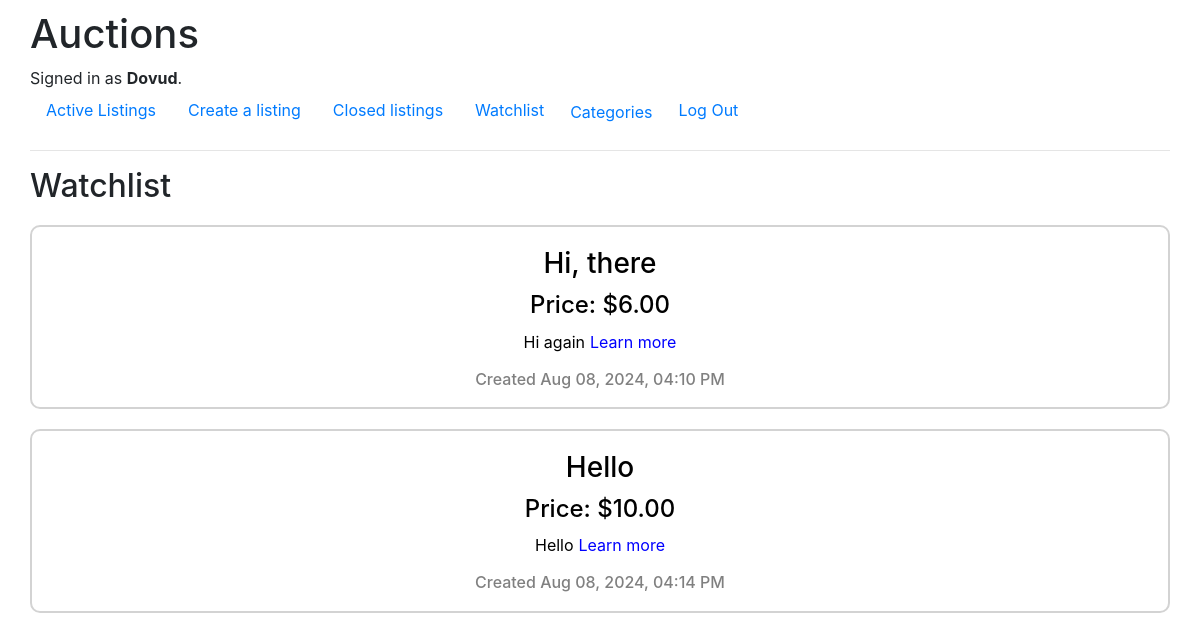
Before: /watchlist (signed in) with the older database file.
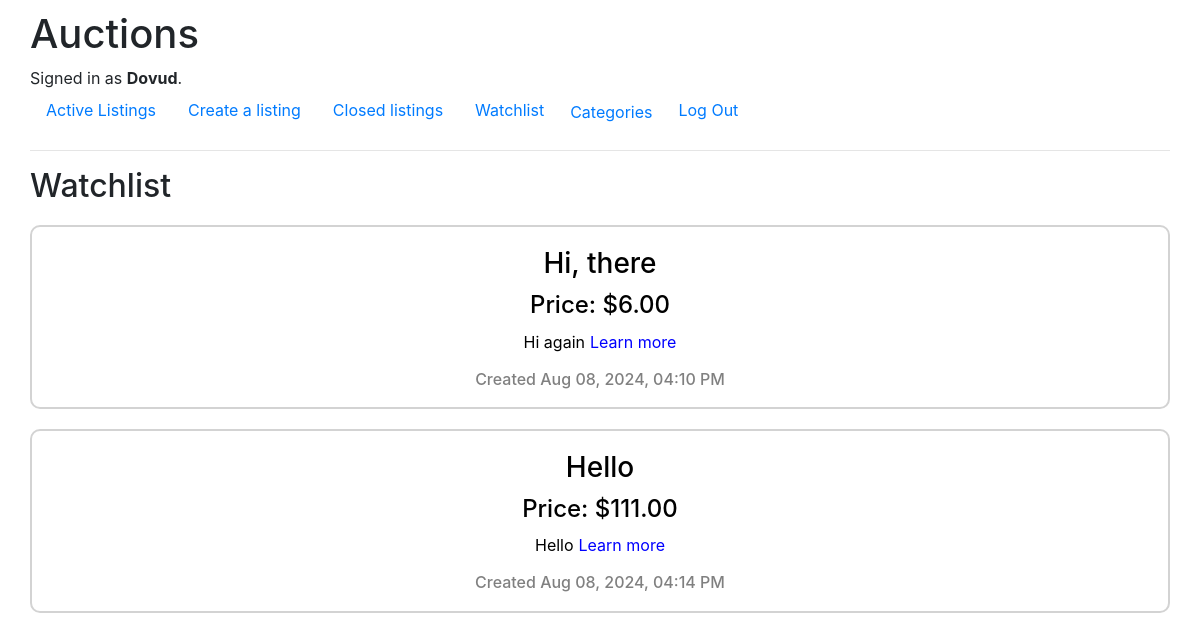
After: the same page with the newer database file.
### auctions/models.py (models this page shows)
class Listing(models.Model):
    user= models.ForeignKey(User, on_delete=models.CASCADE, blank=False, null=False)
    title = models.CharField(max_length=64, unique=True, null=False, blank=False)
    description = models.CharField(max_length=1024, null=False, blank=False)
    starting_bid = models.DecimalField(max_digits=7, decimal_places=2, blank=False, null=False)
    highest_bid = models.DecimalField(max_digits=7, decimal_places=2, blank=False, null=False)
    image = models.URLField(blank=True, null=True)
    time = models.CharField(max_length=32, null=False, blank=False)
    CATEGORY_CHOICES = [
        ("books", "Books"),
        ("technology", "Technology"),
        ("appliances", "Appliances"),
        ("clothes", "Clothes"),
        ("accessories", "Accessories"),
    ]
    category = models.CharField(blank=True, max_length=64, choices=CATEGORY_CHOICES, null=False)
    closed = models.BooleanField(default=False)

### auctions/views.py (the view)
# urls.py: path("watchlist", views.watchlist, name="watchlist"),
def watchlist(request):
    watchlist_entries = Watchlist.objects.filter(user=request.user, watchlist__isnull=False)
    if watchlist_entries.exists():
        listings = Listing.objects.filter(watchlists__user=request.user)
        return render(request, "auctions/watchlist.html", {
            "listings": listings
        })
    else:
        return render(request, "auctions/watchlist.html", {
            "listings": ""
        })

### auctions/templates/auctions/watchlist.html (shortened to what this page needs)
{% extends "auctions/layout.html" %}
{% block body %}
    <h2>Watchlist</h2>
    {% if listings %}
    {% for listing in listings %}
    <a class="listing_link" href="{% url 'listing_page' title=listing.title %}">
        <div class="listing">
            <div style="width: 100%; margin: 0;">
                <h3 class="center">{{listing.title}}</h3>
                <h4 class="center">Price: ${{ listing.highest_bid }}</h4>
                <p class="center">{{ listing.description|truncatechars:50 }}<span class="learn_more">Learn more </span></p>
                <h6 class="time_creation center">Created {{ listing.time }}</h6>
            </div>
        </div>
    </a>
    {% endfor %}
    {% else %}
        <h1>Nothing in your watchlist for now!</h1>
    {% endif %}
{% endblock %}

Changed rows visible on the page:
changed Listing "Hello": highest_bid "10.00" → "111.00"
